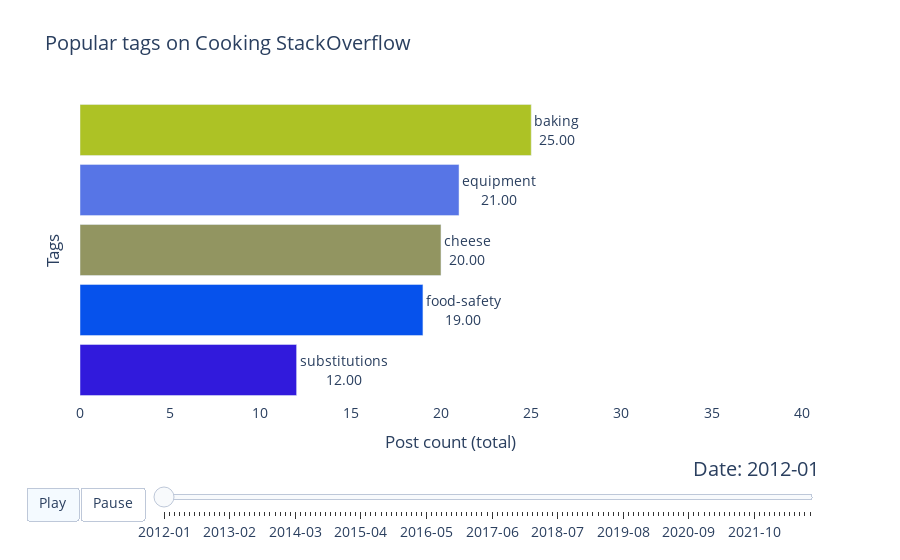

Notebook cell for this chart:
### Code cell
race = barplot(
    tags,
    item_column="Tags",
    value_column="PostCount",
    time_column="CreationDate",
    top_entries=5,
    #item_color="color",
)

bar_race = race.plot(title = 'Popular tags on Cooking StackOverflow',
                 item_label = 'Tags',
                 value_label = 'Post count (total)',
                 frame_duration = 800
                 )
bar_race.show()

### Figure 1 — Plotly figure (JSON) as saved in the notebook; plotly's stock layout.template omitted (floating-point values rounded to 4 significant figures)
{"data": [{"cliponaxis": false, "hoverinfo": "all", "marker": {"color": ["rgb(49, 26, 220)", "rgb(6, 82, 236)", "rgb(146, 149, 97)", "rgb(87, 117, 230)", "rgb(173, 194, 37)"]}, "orientation": "h", "textangle": 0, "textposition": "outside", "texttemplate": "%{y}<br>%{x:.4s}", "type": "bar", "x": [12, 19, 20, 21, 25], "y": ["substitutions", "food-safety", "cheese", "equipment", "baking"]}], "layout": {"bargap": 0.15, "font": {"size": 14}, "plot_bgcolor": "#FFFFFF", "sliders": [{"active": 0, "currentvalue": {"font": {"size": 20}, "prefix": "Date: ", "visible": true, "xanchor": "right"}, "len": 0.9, "pad": {"b": 10, "t": 50}, "steps": [{"args": [["2012-01"], {"frame": {"duration": 800, "redraw": false}, "mode": "immediate", "transition": {"duration": 800}}], "label": "2012-01", "method": "animate"}, {"args": [["2012-02"], {"frame": {"duration": 800, "redraw": false}, "mode": "immediate", "transition": {"duration": 800}}], "label": "2012-02", "method": "animate"}, {"args": [["2012-03"], {"frame": {"duration": 800, "redraw": false}, "mode": "immediate", "transition": {"duration": 800}}], "label": "2012-03", "method": "animate"}, {"args": [["2012-04"], {"frame": {"duration": 800, "redraw": false}, "mode": "immediate", "transition": {"duration": 800}}], "label": "2012-04", "method": "animate"}, {"args": [["2012-05"], {"frame": {"duration": 800, "redraw": false}, "mode": "immediate", "transition": {"duration": 800}}], "label": "2012-05", "method": "animate"}, {"args": [["2012-06"], {"frame": {"duration": 800, "redraw": false}, "mode": "immediate", "transition": {"duration": 800}}], "label": "2012-06", "method": "animate"}, {"args": [["2012-07"], {"frame": {"duration": 800, "redraw": false}, "mode": "immediate", "transition": {"duration": 800}}], "label": "2012-07", "method": "animate"}, {"args": [["2012-08"], {"frame": {"duration": 800, "redraw": false}, "mode": "immediate", "transition": {"duration": 800}}], "label": "2012-08", "method": "animate"}, {"args": [["2012-09"], {"frame": {"duration": 800, "redraw": false}, "mode": "immediate", "transition": {"duration": 800}}], "label": "2012-09", "method": "animate"}, {"args": [["2012-10"], {"frame": {"duration": 800, "redraw": false}, "mode": "immediate", "transition": {"duration": 800}}], "label": "2012-10", "method": "animate"}, {"args": [["2012-11"], {"frame": {"duration": 800, "redraw": false}, "mode": "immediate", "transition": {"duration": 800}}], "label": "2012-11", "method": "animate"}, {"args": [["2012-12"], {"frame": {"duration": 800, "redraw": false}, "mode": "immediate", "transition": {"duration": 800}}], "label": "2012-12", "method": "animate"}, {"args": [["2013-01"], {"frame": {"duration": 800, "redraw": false}, "mode": "immediate", "transition": {"duration": 800}}], "label": "2013-01", "method": "animate"}, {"args": [["2013-02"], {"frame": {"duration": 800, "redraw": false}, "mode": "immediate", "transition": {"duration": 800}}], "label": "2013-02", "method": "animate"}, {"args": [["2013-03"], {"frame": {"duration": 800, "redraw": false}, "mode": "immediate", "transition": {"duration": 800}}], "label": "2013-03", "method": "animate"}, {"args": [["2013-04"], {"frame": {"duration": 800, "redraw": false}, "mode": "immediate", "transition": {"duration": 800}}], "label": "2013-04", "method": "animate"}, {"args": [["2013-05"], {"frame": {"duration": 800, "redraw": false}, "mode": "immediate", "transition": {"duration": 800}}], "label": "2013-05", "method": "animate"}, {"args": [["2013-06"], {"frame": {"duration": 800, "redraw": false}, "mode": "immediate", "transition": {"duration": 800}}], "label": "2013-06", "method": "animate"}, {"args": [["2013-07"], {"frame": {"duration": 800, "redraw": false}, "mode": "immediate", "transition": {"duration": 800}}], "label": "2013-07", "method": "animate"}, {"args": [["2013-08"], {"frame": {"duration": 800, "redraw": false}, "mode": "immediate", "transition": {"duration": 800}}], "label": "2013-08", "method": "animate"}, {"args": [["2013-09"], {"frame": {"duration": 800, "redraw": false}, "mode": "immediate", "transition": {"duration": 800}}], "label": "2013-09", "method": "animate"}, {"args": [["2013-10"], {"frame": {"duration": 800, "redraw": false}, "mode": "immediate", "transition": {"duration": 800}}], "label": "2013-10", "method": "animate"}, {"args": [["2013-11"], {"frame": {"duration": 800, "redraw": false}, "mode": "immediate", "transition": {"duration": 800}}], "label": "2013-11", "method": "animate"}, {"args": [["2013-12"], {"frame": {"duration": 800, "redraw": false}, "mode": "immediate", "transition": {"duration": 800}}], "label": "2013-12", "method": "animate"}, {"args": [["2014-01"], {"frame": {"duration": 800, "redraw": false}, "mode": "immediate", "transition": {"duration": 800}}], "label": "2014-01", "method": "animate"}, {"args": [["2014-02"], {"frame": {"duration": 800, "redraw": false}, "mode": "immediate", "transition": {"duration": 800}}], "label": "2014-02", "method": "animate"}, {"args": [["2014-03"], {"frame": {"duration": 800, "redraw": false}, "mode": "immediate", "transition": {"duration": 800}}], "label": "2014-03", "method": "animate"}, {"args": [["2014-04"], {"frame": {"duration": 800, "redraw": false}, "mode": "immediate", "transition": {"duration": 800}}], "label": "2014-04", "method": "animate"}, {"args": [["2014-05"], {"frame": {"duration": 800, "redraw": false}, "mode": "immediate", "transition": {"duration": 800}}], "label": "2014-05", "method": "animate"}, {"args": [["2014-06"], {"frame": {"duration": 800, "redraw": false}, "mode": "immediate", "transition": {"duration": 800}}], "label": "2014-06", "method": "animate"}, {"args": [["2014-07"], {"frame": {"duration": 800, "redraw": false}, "mode": "immediate", "transition": {"duration": 800}}], "label": "2014-07", "method": "animate"}, {"args": [["2014-08"], {"frame": {"duration": 800, "redraw": false}, "mode": "immediate", "transition": {"duration": 800}}], "label": "2014-08", "method": "animate"}, {"args": [["2014-09"], {"frame": {"duration": 800, "redraw": false}, "mode": "immediate", "transition": {"duration": 800}}], "label": "2014-09", "method": "animate"}, {"args": [["2014-10"], {"frame": {"duration": 800, "redraw": false}, "mode": "immediate", "transition": {"duration": 800}}], "label": "2014-10", "method": "animate"}, {"args": [["2014-11"], {"frame": {"duration": 800, "redraw": false}, "mode": "immediate", "transition": {"duration": 800}}], "label": "2014-11", "method": "animate"}, {"args": [["2014-12"], {"frame": {"duration": 800, "redraw": false}, "mode": "immediate", "transition": {"duration": 800}}], "label": "2014-12", "method": "animate"}, {"args": [["2015-01"], {"frame": {"duration": 800, "redraw": false}, "mode": "immediate", "transition": {"duration": 800}}], "label": "2015-01", "method": "animate"}, {"args": [["2015-02"], {"frame": {"duration": 800, "redraw": false}, "mode": "immediate", "transition": {"duration": 800}}], "label": "2015-02", "method": "animate"}, {"args": [["2015-03"], {"frame": {"duration": 800, "redraw": false}, "mode": "immediate", "transition": {"duration": 800}}], "label": "2015-03", "method": "animate"}, {"args": [["2015-04"], {"frame": {"duration": 800, "redraw": false}, "mode": "immediate", "transition": {"duration": 800}}], "label": "2015-04", "method": "animate"}, {"args": [["2015-05"], {"frame": {"duration": 800, "redraw": false}, "mode": "immediate", "transition": {"duration": 800}}], "label": "2015-05", "method": "animate"}, {"args": [["2015-06"], {"frame": {"duration": 800, "redraw": false}, "mode": "immediate", "transition": {"duration": 800}}], "label": "2015-06", "method": "animate"}, {"args": [["2015-07"], {"frame": {"duration": 800, "redraw": false}, "mode": "immediate", "transition": {"duration": 800}}], "label": "2015-07", "method": "animate"}, {"args": [["2015-08"], {"frame": {"duration": 800, "redraw": false}, "mode": "immediate", "transition": {"duration": 800}}], "label": "2015-08", "method": "animate"}, {"args": [["2015-09"], {"frame": {"duration": 800, "redraw": false}, "mode": "immediate", "transition": {"duration": 800}}], "label": "2015-09", "method": "animate"}, {"args": [["2015-10"], {"frame": {"duration": 800, "redraw": false}, "mode": "immediate", "transition": {"duration": 800}}], "label": "2015-10", "method": "animate"}, {"args": [["2015-11"], {"frame": {"duration": 800, "redraw": false}, "mode": "immediate", "transition": {"duration": 800}}], "label": "2015-11", "method": "animate"}, {"args": [["2015-12"], {"frame": {"duration": 800, "redraw": false}, "mode": "immediate", "transition": {"duration": 800}}], "label": "2015-12", "method": "animate"}, {"args": [["2016-01"], {"frame": {"duration": 800, "redraw": false}, "mode": "immediate", "transition": {"duration": 800}}], "label": "2016-01", "method": "animate"}, {"args": [["2016-02"], {"frame": {"duration": 800, "redraw": false}, "mode": "immediate", "transition": {"duration": 800}}], "label": "2016-02", "method": "animate"}, {"args": [["2016-03"], {"frame": {"duration": 800, "redraw": false}, "mode": "immediate", "transition": {"duration": 800}}], "label": "2016-03", "method": "animate"}, {"args": [["2016-04"], {"frame": {"duration": 800, "redraw": false}, "mode": "immediate", "transition": {"duration": 800}}], "label": "2016-04", "method": "animate"}, {"args": [["2016-05"], {"frame": {"duration": 800, "redraw": false}, "mode": "immediate", "transition": {"duration": 800}}], "label": "2016-05", "method": "animate"}, {"args": [["2016-06"], {"frame": {"duration": 800, "redraw": false}, "mode": "immediate", "transition": {"duration": 800}}], "label": "2016-06", "method": "animate"}, {"args": [["2016-07"], {"frame": {"duration": 800, "redraw": false}, "mode": "immediate", "transition": {"duration": 800}}], "label": "2016-07", "method": "animate"}, {"args": [["2016-08"], {"frame": {"duration": 800, "redraw": false}, "mode": "immediate", "transition": {"duration": 800}}], "label": "2016-08", "method": "animate"}, {"args": [["2016-09"], {"frame": {"duration": 800, "redraw": false}, "mode": "immediate", "transition": {"duration": 800}}], "label": "2016-09", "method": "animate"}, {"args": [["2016-10"], {"frame": {"duration": 800, "redraw": false}, "mode": "immediate", "transition": {"duration": 800}}], "label": "2016-10", "method": "animate"}, {"args": [["2016-11"], {"frame": {"duration": 800, "redraw": false}, "mode": "immediate", "transition": {"duration": 800}}], "label": "2016-11", "method": "animate"}, {"args": [["2016-12"], {"frame": {"duration": 800, "redraw": false}, "mode": "immediate", "transition": {"duration": 800}}], "label": "2016-12", "method": "animate"}, {"args": [["2017-01"], {"frame": {"duration": 800, "redraw": false}, "mode": "immediate", "transition": {"duration": 800}}], "label": "2017-01", "method": "animate"}, {"args": [["2017-02"], {"frame": {"duration": 800, "redraw": false}, "mode": "immediate", "transition": {"duration": 800}}], "label": "2017-02", "method": "animate"}, {"args": [["2017-03"], {"frame": {"duration": 800, "redraw": false}, "mode": "immediate", "transition": {"duration": 800}}], "label": "2017-03", "method": "animate"}, {"args": [["2017-04"], {"frame": {"duration": 800, "redraw": false}, "mode": "immediate", "transition": {"duration": 800}}], "label": "2017-04", "method": "animate"}, {"args": [["2017-05"], {"frame": {"duration": 800, "redraw": false}, "mode": "immediate", "transition": {"duration": 800}}], "label": "2017-05", "method": "animate"}, {"args": [["2017-06"], {"frame": {"duration": 800, "redraw": false}, "mode": "immediate", "transition": {"duration": 800}}], "label": "2017-06", "method": "animate"}, {"args": [["2017-07"], {"frame": {"duration": 800, "redraw": false}, "mode": "immediate", "transition": {"duration": 800}}], "label": "2017-07", "method": "animate"}, {"args": [["2017-08"], {"frame": {"duration": 800, "redraw": false}, "mode": "immediate", "transition": {"duration": 800}}], "label": "2017-08", "method": "animate"}, {"args": [["2017-09"], {"frame": {"duration": 800, "redraw": false}, "mode": "immediate", "transition": {"duration": 800}}], "label": "2017-09", "method": "animate"}, {"args": [["2017-10"], {"frame": {"duration": 800, "redraw": false}, "mode": "immediate", "transition": {"duration": 800}}], "label": "2017-10", "method": "animate"}, {"args": [["2017-11"], {"frame": {"duration": 800, "redraw": false}, "mode": "immediate", "transition": {"duration": 800}}], "label": "2017-11", "method": "animate"}, {"args": [["2017-12"], {"frame": {"duration": 800, "redraw": false}, "mode": "immediate", "transition": {"duration": 800}}], "label": "2017-12", "method": "animate"}, {"args": [["2018-01"], {"frame": {"duration": 800, "redraw": false}, "mode": "immediate", "transition": {"duration": 800}}], "label": "2018-01", "method": "animate"}, {"args": [["2018-02"], {"frame": {"duration": 800, "redraw": false}, "mode": "immediate", "transition": {"duration": 800}}], "label": "2018-02", "method": "animate"}, {"args": [["2018-03"], {"frame": {"duration": 800, "redraw": false}, "mode": "immediate", "transition": {"duration": 800}}], "label": "2018-03", "method": "animate"}, {"args": [["2018-04"], {"frame": {"duration": 800, "redraw": false}, "mode": "immediate", "transition": {"duration": 800}}], "label": "2018-04", "method": "animate"}, {"args": [["2018-05"], {"frame": {"duration": 800, "redraw": false}, "mode": "immediate", "transition": {"duration": 800}}], "label": "2018-05", "method": "animate"}, {"args": [["2018-06"], {"frame": {"duration": 800, "redraw": false}, "mode": "immediate", "transition": {"duration": 800}}], "label": "2018-06", "method": "animate"}, {"args": [["2018-07"], {"frame": {"duration": 800, "redraw": false}, "mode": "immediate", "transition": {"duration": 800}}], "label": "2018-07", "method": "animate"}, {"args": [["2018-08"], {"frame": {"duration": 800, "redraw": false}, "mode": "immediate", "transition": {"duration": 800}}], "label": "2018-08", "method": "animate"}, {"args": [["2018-09"], {"frame": {"duration": 800, "redraw": false}, "mode": "immediate", "transition": {"duration": 800}}], "label": "2018-09", "method": "animate"}, {"args": [["2018-10"], {"frame": {"duration": 800, "redraw": false}, "mode": "immediate", "transition": {"duration": 800}}], "label": "2018-10", "method": "animate"}, {"args": [["2018-11"], {"frame": {"duration": 800, "redraw": false}, "mode": "immediate", "transition": {"duration": 800}}], "label": "2018-11", "method": "animate"}, {"args": [["2018-12"], {"frame": {"duration": 800, "redraw": false}, "mode": "immediate", "transition": {"duration": 800}}], "label": "2018-12", "method": "animate"}, {"args": [["2019-01"], {"frame": {"duration": 800, "redraw": false}, "mode": "immediate", "transition": {"duration": 800}}], "label": "2019-01", "method": "animate"}, {"args": [["2019-02"], {"frame": {"duration": 800, "redraw": false}, "mode": "immediate", "transition": {"duration": 800}}], "label": "2019-02", "method": "animate"}, {"args": [["2019-03"], {"frame": {"duration": 800, "redraw": false}, "mode": "immediate", "transition": {"duration": 800}}], "label": "2019-03", "method": "animate"}, {"args": [["2019-04"], {"frame": {"duration": 800, "redraw": false}, "mode": "immediate", "transition": {"duration": 800}}], "label": "2019-04", "method": "animate"}, {"args": [["2019-05"], {"frame": {"duration": 800, "redraw": false}, "mode": "immediate", "transition": {"duration": 800}}], "label": "2019-05", "method": "animate"}, {"args": [["2019-06"], {"frame": {"duration": 800, "redraw": false}, "mode": "immediate", "transition": {"duration": 800}}], "label": "2019-06", "method": "animate"}, {"args": [["2019-07"], {"frame": {"duration": 800, "redraw": false}, "mode": "immediate", "transition": {"duration": 800}}], "label": "2019-07", "method": "animate"}, {"args": [["2019-08"], {"frame": {"duration": 800, "redraw": false}, "mode": "immediate", "transition": {"duration": 800}}], "label": "2019-08", "method": "animate"}, {"args": [["2019-09"], {"frame": {"duration": 800, "redraw": false}, "mode": "immediate", "transition": {"duration": 800}}], "label": "2019-09", "method": "animate"}, {"args": [["2019-10"], {"frame": {"duration": 800, "redraw": false}, "mode": "immediate", "transition": {"duration": 800}}], "label": "2019-10", "method": "animate"}, {"args": [["2019-11"], {"frame": {"duration": 800, "redraw": false}, "mode": "immediate", "transition": {"duration": 800}}], "label": "2019-11", "method": "animate"}, {"args": [["2019-12"], {"frame": {"duration": 800, "redraw": false}, "mode": "immediate", "transition": {"duration": 800}}], "label": "2019-12", "method": "animate"}, {"args": [["2020-01"], {"frame": {"duration": 800, "redraw": false}, "mode": "immediate", "transition": {"duration": 800}}], "label": "2020-01", "method": "animate"}, {"args": [["2020-02"], {"frame": {"duration": 800, "redraw": false}, "mode": "immediate", "transition": {"duration": 800}}], "label": "2020-02", "method": "animate"}, {"args": [["2020-03"], {"frame": {"duration": 800, "redraw": false}, "mode": "immediate", "transition": {"duration": 800}}], "label": "2020-03", "method": "animate"}, {"args": [["2020-04"], {"frame": {"duration": 800, "redraw": false}, "mode": "immediate", "transition": {"duration": 800}}], "label": "2020-04", "method": "animate"}, {"args": [["2020-05"], {"frame": {"duration": 800, "redraw": false}, "mode": "immediate", "transition": {"duration": 800}}], "label": "2020-05", "method": "animate"}, {"args": [["2020-06"], {"frame": {"duration": 800, "redraw": false}, "mode": "immediate", "transition": {"duration": 800}}], "label": "2020-06", "method": "animate"}, {"args": [["2020-07"], {"frame": {"duration": 800, "redraw": false}, "mode": "immediate", "transition": {"duration": 800}}], "label": "2020-07", "method": "animate"}, {"args": [["2020-08"], {"frame": {"duration": 800, "redraw": false}, "mode": "immediate", "transition": {"duration": 800}}], "label": "2020-08", "method": "animate"}, {"args": [["2020-09"], {"frame": {"duration": 800, "redraw": false}, "mode": "immediate", "transition": {"duration": 800}}], "label": "2020-09", "method": "animate"}, {"args": [["2020-10"], {"frame": {"duration": 800, "redraw": false}, "mode": "immediate", "transition": {"duration": 800}}], "label": "2020-10", "method": "animate"}, {"args": [["2020-11"], {"frame": {"duration": 800, "redraw": false}, "mode": "immediate", "transition": {"duration": 800}}], "label": "2020-11", "method": "animate"}, {"args": [["2020-12"], {"frame": {"duration": 800, "redraw": false}, "mode": "immediate", "transition": {"duration": 800}}], "label": "2020-12", "method": "animate"}, {"args": [["2021-01"], {"frame": {"duration": 800, "redraw": false}, "mode": "immediate", "transition": {"duration": 800}}], "label": "2021-01", "method": "animate"}, {"args": [["2021-02"], {"frame": {"duration": 800, "redraw": false}, "mode": "immediate", "transition": {"duration": 800}}], "label": "2021-02", "method": "animate"}, {"args": [["2021-03"], {"frame": {"duration": 800, "redraw": false}, "mode": "immediate", "transition": {"duration": 800}}], "label": "2021-03", "method": "animate"}, {"args": [["2021-04"], {"frame": {"duration": 800, "redraw": false}, "mode": "immediate", "transition": {"duration": 800}}], "label": "2021-04", "method": "animate"}, {"args": [["2021-05"], {"frame": {"duration": 800, "redraw": false}, "mode": "immediate", "transition": {"duration": 800}}], "label": "2021-05", "method": "animate"}, {"args": [["2021-06"], {"frame": {"duration": 800, "redraw": false}, "mode": "immediate", "transition": {"duration": 800}}], "label": "2021-06", "method": "animate"}, {"args": [["2021-07"], {"frame": {"duration": 800, "redraw": false}, "mode": "immediate", "transition": {"duration": 800}}], "label": "2021-07", "method": "animate"}, {"args": [["2021-08"], {"frame": {"duration": 800, "redraw": false}, "mode": "immediate", "transition": {"duration": 800}}], "label": "2021-08", "method": "animate"}, {"args": [["2021-09"], {"frame": {"duration": 800, "redraw": false}, "mode": "immediate", "transition": {"duration": 800}}], "label": "2021-09", "method": "animate"}, {"args": [["2021-10"], {"frame": {"duration": 800, "redraw": false}, "mode": "immediate", "transition": {"duration": 800}}], "label": "2021-10", "method": "animate"}, {"args": [["2021-11"], {"frame": {"duration": 800, "redraw": false}, "mode": "immediate", "transition": {"duration": 800}}], "label": "2021-11", "method": "animate"}, {"args": [["2021-12"], {"frame": {"duration": 800, "redraw": false}, "mode": "immediate", "transition": {"duration": 800}}], "label": "2021-12", "method": "animate"}, {"args": [["2022-01"], {"frame": {"duration": 800, "redraw": false}, "mode": "immediate", "transition": {"duration": 800}}], "label": "2022-01", "method": "animate"}, {"args": [["2022-02"], {"frame": {"duration": 800, "redraw": false}, "mode": "immediate", "transition": {"duration": 800}}], "label": "2022-02", "method": "animate"}, {"args": [["2022-03"], {"frame": {"duration": 800, "redraw": false}, "mode": "immediate", "transition": {"duration": 800}}], "label": "2022-03", "method": "animate"}, {"args": [["2022-04"], {"frame": {"duration": 800, "redraw": false}, "mode": "immediate", "transition": {"duration": 800}}], "label": "2022-04", "method": "animate"}, {"args": [["2022-05"], {"frame": {"duration": 800, "redraw": false}, "mode": "immediate", "transition": {"duration": 800}}], "label": "2022-05", "method": "animate"}, {"args": [["2022-06"], {"frame": {"duration": 800, "redraw": false}, "mode": "immediate", "transition": {"duration": 800}}], "label": "2022-06", "method": "animate"}, {"args": [["2022-07"], {"frame": {"duration": 800, "redraw": false}, "mode": "immediate", "transition": {"duration": 800}}], "label": "2022-07", "method": "animate"}, {"args": [["2022-08"], {"frame": {"duration": 800, "redraw": false}, "mode": "immediate", "transition": {"duration": 800}}], "label": "2022-08", "method": "animate"}, {"args": [["2022-09"], {"frame": {"duration": 800, "redraw": false}, "mode": "immediate", "transition": {"duration": 800}}], "label": "2022-09", "method": "animate"}], "transition": {"duration": 300, "easing": "cubic-in-out"}, "x": 0.1, "xanchor": "left", "y": 0, "yanchor": "top"}], "title": {"text": "Popular tags on Cooking StackOverflow"}, "updatemenus": [{"buttons": [{"args": [null, {"frame": {"duration": 800, "redraw": false}, "fromcurrent": true, "transition": {"duration": 800, "easing": "quadratic-in-out"}}], "label": "Play", "method": "animate"}, {"args": [[null], {"frame": {"duration": 0, "redraw": false}, "mode": "immediate", "transition": {"duration": 0}}], "label": "Pause", "method": "animate"}], "direction": "left", "pad": {"r": 10, "t": 87}, "showactive": true, "type": "buttons", "x": 0.1, "xanchor": "right", "y": 0, "yanchor": "top"}], "xaxis": {"range": [0, 41], "showline": true, "showticklabels": true, "title": {"text": "Post count (total)"}, "visible": true}, "yaxis": {"showline": false, "showticklabels": false, "title": {"text": "Tags"}, "visible": true}}}
